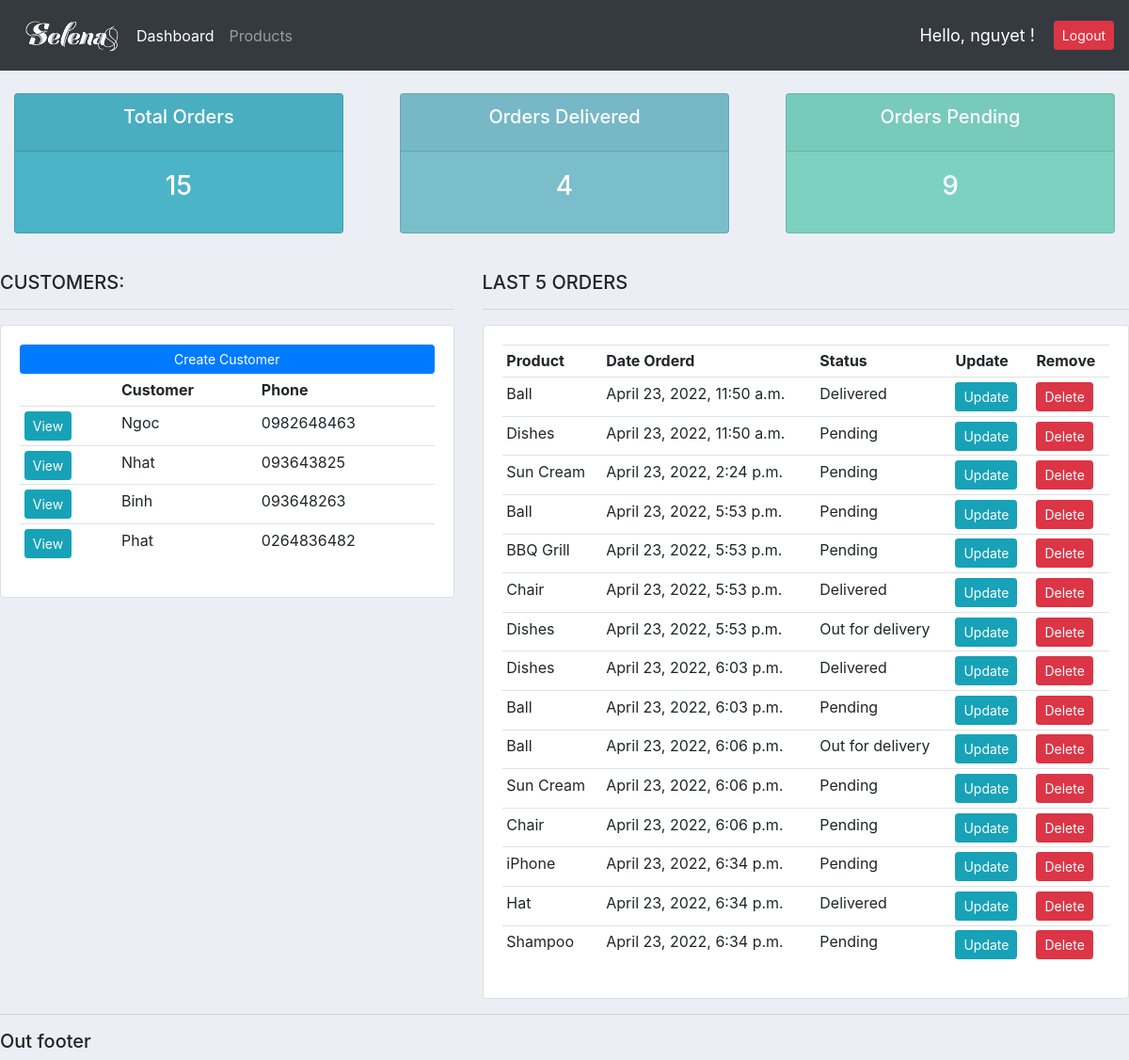
The app's page / (signed in) with its own data.
### accounts/models.py (models this page shows, shortened)
class Customer(models.Model):
    name = models.CharField(max_length=200, null=True)
    phone = models.CharField(max_length=200, null=True)
    email = models.CharField(max_length=200, null=True)
    date_created = models.DateTimeField(auto_now_add=True)

class Order(models.Model):
    STATUS = (
            ('Pending', 'Pending'),
            ('Out for delivery', 'Out for delivery'),
            ('Delivered', 'Delivered'),
    )
    customer = models.ForeignKey(Customer, null=True, on_delete=models.SET_NULL)
    product = models.ForeignKey(Product, null=True, on_delete=models.SET_NULL)
    date_created = models.DateTimeField(auto_now_add=True)
    status = models.CharField(max_length=200, null=True, choices=STATUS)
    note = models.CharField(max_length=200, null=True)

class Product(models.Model):
    CATEGORY = (
                ('Indoor', 'Indoor'),
                ('Out Door', 'Out Door'),
    )
    name = models.CharField(max_length=200, null=True)
    price = models.FloatField(null=True)
    category = models.CharField(max_length=200, null=True, choices=CATEGORY)
    description = models.CharField(max_length=200, null=True, blank=True)
    date_created = models.DateTimeField(auto_now_add=True)
    tag = models.ManyToManyField(Tag)
    def __str__(self):
        return self.name

### accounts/decorators.py (the view)
    def wrapper_func(request, *args, **kwargs):
        group = None
        if request.user.groups.exists():
            group = request.user.groups.all()[0].name
        if group == 'customer':
            return redirect('user-page')
        if group == 'admin':
            return view_func(request, *args, **kwargs)

### accounts/views.py (called while the page is built)
@login_required(login_url='login')
@admin_only
def home(request):
    orders = Order.objects.all()
    customers = Customer.objects.all()
    total_customers = customers.count()
    total_orders = orders.count()
    delivered = orders.filter(status='Delivered').count()
    pending = orders.filter(status='Pending').count()
    context = {'orders':orders, 'customers':customers,
    'total_customers':total_customers, 'total_orders':total_orders,
    'delivered':delivered, 'pending':pending}
    return render(request, 'accounts/dashboard.html', context)

### accounts/templates/accounts/dashboard.html
{% extends 'accounts/main.html' %}
{% block content %}
{% include 'accounts/status.html' %}
<br>
<div class="row">
	<div class="col-md-5">
		<h5>CUSTOMERS:</h5>
		<hr>
		<div class="card card-body">
			<a class="btn btn-primary  btn-sm btn-block" href="">Create Customer</a>
			<table class="table table-sm">
				<tr>
					<th></th>
					<th>Customer</th>
					<th>Phone</th>
				</tr>
				{% for customer in customers %}
					<tr>
						<td><a class="btn btn-sm btn-info" href="{% url 'customer' customer.id %}">View</a></td>
						<td>{{customer.name}}</td>
						<td>{{customer.phone}}</td>
				{% endfor %}
			</table>
		</div>
	</div>
	<div class="col-md-7">
		<h5>LAST 5 ORDERS</h5>
		<hr>
		<div class="card card-body">
			<table class="table table-sm">
				<tr>
					<th>Product</th>
					<th>Date Orderd</th>
					<th>Status</th>
					<th>Update</th>
					<th>Remove</th>
				</tr>
				{% for order in orders %}
					<tr>
						<td>{{order.product}}</td>
						<td>{{order.date_created}}</td>
						<td>{{order.status}}</td>
						<td><a class="btn btn-sm btn-info" href="{% url 'update_order' order.id %}">Update</a></td>
						<td><a class="btn btn-sm btn-danger" href="{% url 'delete_order' order.id %}">Delete</a></td>
				{% endfor %}
			</table>
		</div>
	</div>
</div>
{% endblock %}

### accounts/templates/accounts/main.html (shortened to what this page needs)
{% load static %}
<!DOCTYPE html>
<html lang="en">
<head>
    <link rel="stylesheet" href="https://cdn.jsdelivr.net/npm/bootstrap@4.3.1/dist/css/bootstrap.min.css">
    <link rel="stylesheet" type="text/css" href="{% static '/css/main.css' %}">
</head>
<body>
    {% include 'accounts/navbar.html' %}
    {% block content %}
    {% endblock %}
    <hr>
    <h5>Out footer</h5>
</body>
</html>

### accounts/templates/accounts/navbar.html (shortened to what this page needs)
{% load static %}
<nav class="navbar navbar-expand-lg navbar-dark bg-dark">
    <img src="{% static 'images/logo.png' %}" alt="">
    <div class="collapse navbar-collapse" id="navbarNav">
      <ul class="navbar-nav">
        {% if request.user.is_staff %}
        <li class="nav-item active">
          <a class="nav-link" href="{% url 'home' %}">Dashboard</a>
        </li>
        <li class="nav-item">
          <a class="nav-link" href="{% url 'products' %}">Products</a>
        </li>
        {% endif %}
      </ul>
    </div>
    <span class="hello-msg">Hello, {{request.user}} ! </span>
    <a class="btn btn-sm btn-danger" href="{% url 'logout' %}">Logout</a>
  </nav>

### accounts/templates/accounts/status.html
<br>
<div class="row">
	<div class="col">
		<div class="col-md">
			<div class="card text-center text-white  mb-3" id="total-orders">
			  	<div class="card-header">
			  		<h5 class="card-title">Total Orders</h5>
			  	</div>
			  	<div class="card-body">
			    	<h3 class="card-title">{{total_orders}}</h3>
			  	</div>
			</div>
		</div>
	</div>
	<div class="col">
		<div class="col-md">
			<div class="card text-center text-white  mb-3" id="orders-delivered">
			  	<div class="card-header">
			  		<h5 class="card-title">Orders Delivered</h5>
			  	</div>
			  	<div class="card-body">
			    	<h3 class="card-title">{{delivered}}</h3>
			  	</div>
			</div>
		</div>
	</div>
	<div class="col">
		<div class="col-md">
			<div class="card text-center text-white  mb-3" id="orders-pending">
			  	<div class="card-header">
			  		<h5 class="card-title">Orders Pending</h5>
			  	</div>
			  	<div class="card-body">
			    	<h3 class="card-title">{{pending}}</h3>
			  	</div>
			</div>
		</div>
	</div>
</div>

### static/css/main.css (style rules this page uses)
body { background-color: #ebeff5; }
#total-orders { background-color: #4cb4c7; }
#orders-delivered { background-color: #7abecc; }
#orders-pending { background-color: #7CD1C0; }

### accounts/templates/accounts/navbar.html (style rules this page uses)
.hello-msg { font-size: 18px; color: #fff; margin-right: 20px; }

### records on screen
Customer: name "Ngoc", phone "0982648463"
Customer: name "Nhat", phone "093643825"
Customer: name "Binh", phone "093648263"
Customer: name "Phat", phone "0264836482"
Order: product "Ball", date_created "April 23, 2022, 11:50 a.m.", status "Delivered"
Order: product "Dishes", date_created "April 23, 2022, 11:50 a.m.", status "Pending"
Order: product "Sun Cream", date_created "April 23, 2022, 2:24 p.m.", status "Pending"
Order: product "Ball", date_created "April 23, 2022, 5:53 p.m.", status "Pending"
Order: product "BBQ Grill", date_created "April 23, 2022, 5:53 p.m.", status "Pending"
Order: product "Chair", date_created "April 23, 2022, 5:53 p.m.", status "Delivered"
Order: product "Dishes", date_created "April 23, 2022, 5:53 p.m.", status "Out for delivery"
Order: product "Dishes", date_created "April 23, 2022, 6:03 p.m.", status "Delivered"
Order: product "Ball", date_created "April 23, 2022, 6:03 p.m.", status "Pending"
Order: product "Ball", date_created "April 23, 2022, 6:06 p.m.", status "Out for delivery"
Order: product "Sun Cream", date_created "April 23, 2022, 6:06 p.m.", status "Pending"
Order: product "Chair", date_created "April 23, 2022, 6:06 p.m.", status "Pending"
Order: product "iPhone", date_created "April 23, 2022, 6:34 p.m.", status "Pending"
Order: product "Hat", date_created "April 23, 2022, 6:34 p.m.", status "Delivered"
Order: product "Shampoo", date_created "April 23, 2022, 6:34 p.m.", status "Pending"

### other values on screen
{{ request.user }} "nguyet"
{{ total_orders }} "15"
{{ delivered }} "4"
{{ pending }} "9"
